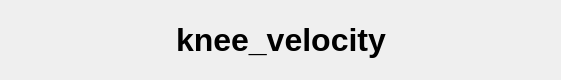
<?xml version="1.0" encoding="UTF-8"?>
<ui version="4.0">
 <class>DataPlotWidget</class>
 <widget class="QWidget" name="DataPlotWidget">
  <property name="geometry">
   <rect>
    <x>0</x>
    <y>0</y>
    <width>561</width>
    <height>80</height>
   </rect>
  </property>
  <property name="acceptDrops">
   <bool>true</bool>
  </property>
  <property name="windowTitle">
   <string>Plot</string>
  </property>
  <layout class="QVBoxLayout" name="verticalLayout">
   <property name="spacing">
    <number>0</number>
   </property>
   <property name="leftMargin">
    <number>0</number>
   </property>
   <property name="topMargin">
    <number>0</number>
   </property>
   <property name="rightMargin">
    <number>0</number>
   </property>
   <property name="bottomMargin">
    <number>0</number>
   </property>
   <item>
    <layout class="QHBoxLayout" name="dataPlotControls">
     <property name="spacing">
      <number>0</number>
     </property>
     <property name="leftMargin">
      <number>5</number>
     </property>
     <property name="topMargin">
      <number>5</number>
     </property>
     <property name="rightMargin">
      <number>5</number>
     </property>
     <property name="bottomMargin">
      <number>5</number>
     </property>
     <item>
      <spacer name="horizontalSpacer">
       <property name="orientation">
        <enum>Qt::Horizontal</enum>
       </property>
       <property name="sizeHint" stdset="0">
        <size>
         <width>40</width>
         <height>20</height>
        </size>
       </property>
      </spacer>
     </item>
     <item>
      <widget class="QLabel" name="label">
       <property name="font">
        <font>
         <pointsize>24</pointsize>
         <weight>75</weight>
         <bold>true</bold>
        </font>
       </property>
       <property name="text">
        <string>knee_velocity</string>
       </property>
      </widget>
     </item>
     <item>
      <spacer name="horizontalSpacer_2">
       <property name="orientation">
        <enum>Qt::Horizontal</enum>
       </property>
       <property name="sizeHint" stdset="0">
        <size>
         <width>40</width>
         <height>20</height>
        </size>
       </property>
      </spacer>
     </item>
    </layout>
   </item>
   <item>
    <layout class="QHBoxLayout" name="data_plot_layout">
     <property name="spacing">
      <number>0</number>
     </property>
    </layout>
   </item>
  </layout>
 </widget>
 <resources/>
 <connections/>
</ui>
